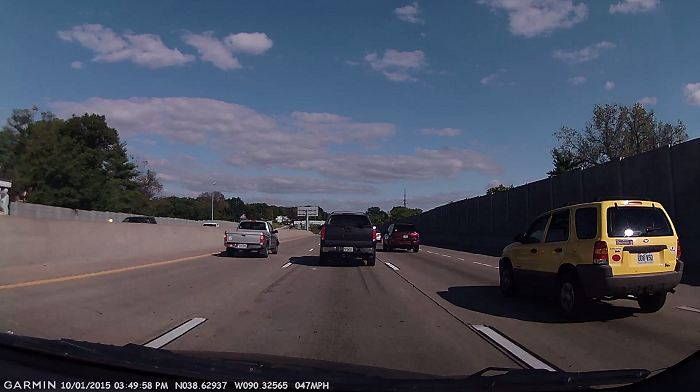
#> input picture testImage.jpg, 700 x 392 px
$ python smoothing.py
#> lines starting #> are read from the running program, lines starting #| are printed output that depends on the picture
'''
smoothing.py
Author: Aditya Mallepalli
Date: 9/5/24

This function smooths a grayscaled image using a 3x3 matrix divided by 9
'''

import cv2
import numpy as np
from matplotlib import pyplot as plt

#read in image using opencv
img = cv2.imread("testImage.jpg")
#> img is the input picture: shape (392, 700, 3); mean B, G, R 90.1, 76.4, 72.9

#get the dimensions of the image
height, width, _ = img.shape
#> height = 392; width = 700

#create empty grayimage matrix
grayimage = np.zeros((height, width), dtype=img.dtype)

#loop through every pixel and apply the BT.709 formula on them.
#reconstruct the grayscale image with the new grayscale values.
for i in range(height):
    for j in range(width):
        #grabbing the blue green and red intensities per pixel
        blue = img[i, j][0]
        green = img[i, j][1]
        red = img[i, j][2]

        #applying BT.709 formula and reconstructing image
        grayscale = 0.2126 * red + 0.7152 * green + 0.0722 * blue
        grayimage[i, j] = grayscale
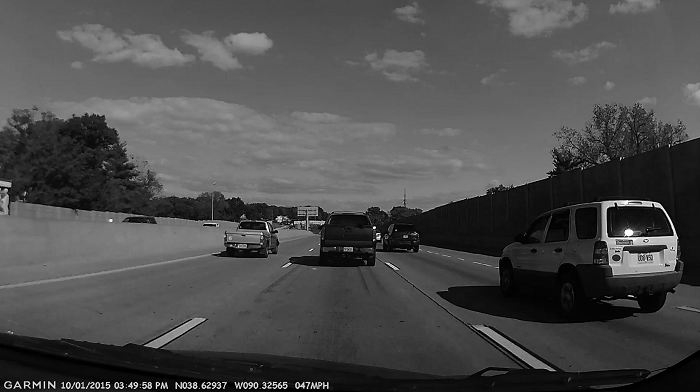
#> grayimage: shape (392, 700); min 0, max 254, mean 76.2

#creating a smoothing kernel by taking its mean
smoothing_kernel = np.array([[1, 1, 1],
                            [1, 1, 1],
                            [1, 1, 1]], dtype=np.float32) / 9

#empty image
smoothed_image = np.zeros((height, width), dtype=img.dtype)

for i in range(1, height - 1):
    for j in range(1, width - 1):
        #extracts a 3x3 window that we will apply filter to
        window = grayimage[i-1:i+2, j-1:j+2]

        #multipy the window by the smoothing kernel and add up matrix
        smoothed_pixel = np.sum(window * smoothing_kernel)

        #reconstruct image with smoothed pixels
        smoothed_image[i, j] = smoothed_pixel
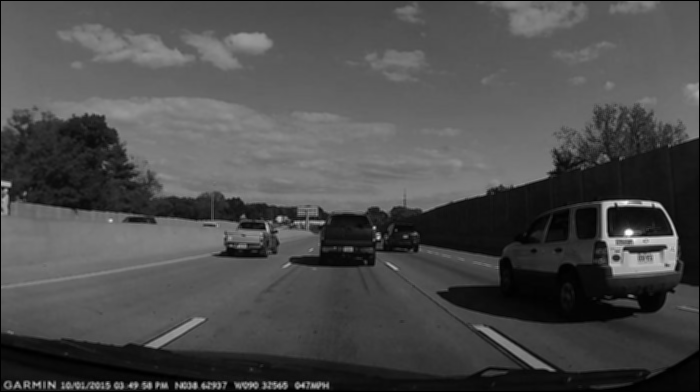
#> smoothed_image: shape (392, 700); min 0, max 251, mean 75.3

#normailzes the pixel values so that it is between 0 and 255
smoothed_image = cv2.normalize(smoothed_image, None, 0, 255, cv2.NORM_MINMAX)

#display the smoothed image
plt.imshow(smoothed_image, cmap='gray')
plt.show()
